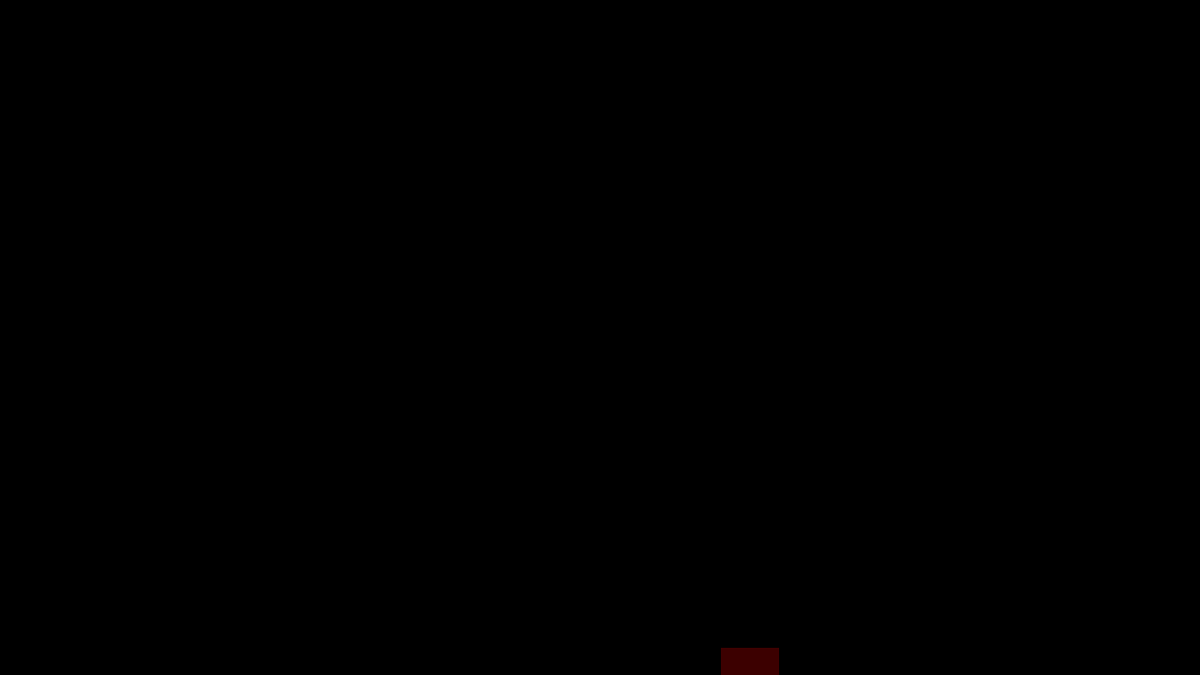
Frame 1 (no input)
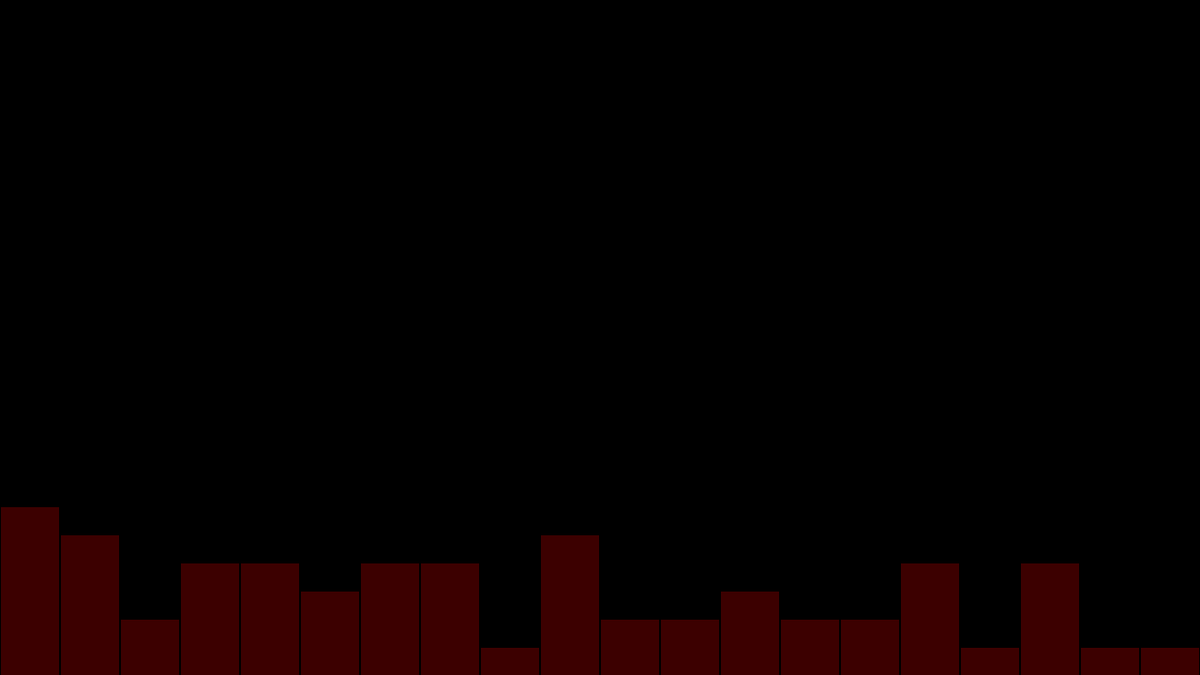
Frame 60 (the mouse pressed at the canvas centre just before this capture)
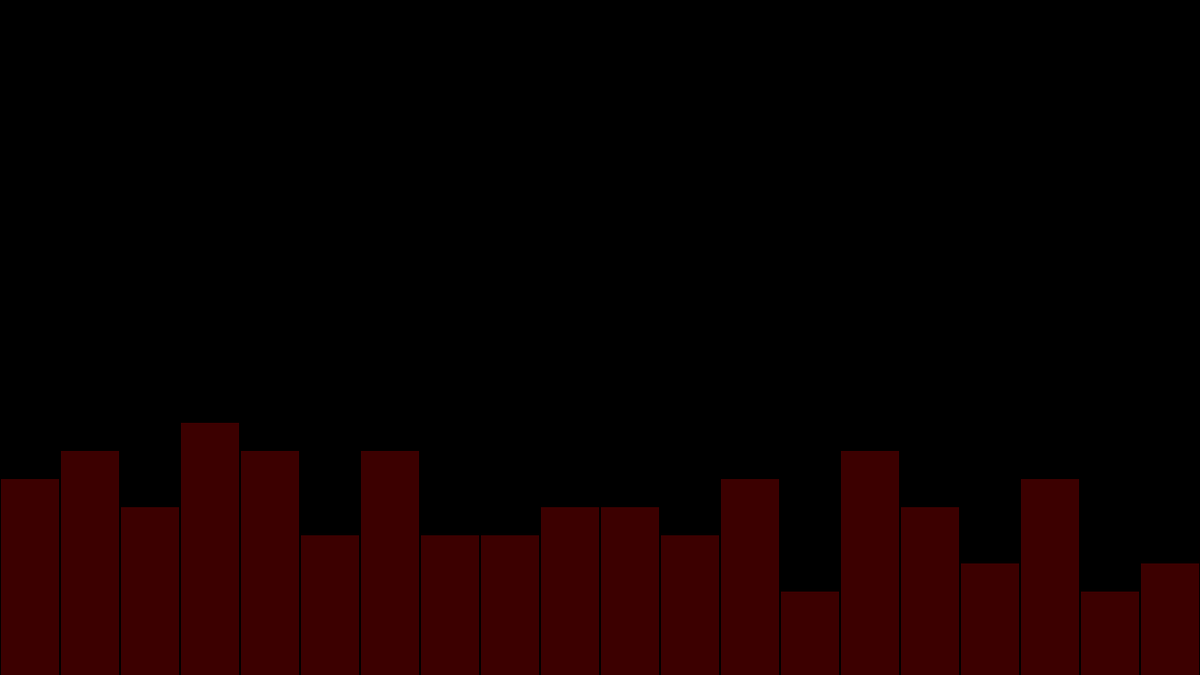
Frame 120 (the mouse held since frame 60 and released just before this capture)

The Processing sketch that drew these frames (run headless with seeded random() and noise(); from frame 60 on, the mouse is pressed at the canvas centre):

// Processing sketch: processing_159463
// ── processing_159463.pde

int[] randomCounts;
color[] randomColors;

void setup() {
  size(1280, 720);
  randomCounts = new int[20];  
  randomColors = new color[20];
  for (int x = 0; x < randomColors.length; x++) {
    randomColors[x] = color(60, 0, 0);
  }
  background(0);
}

void draw() {
  int index = int(random(randomCounts.length));
  randomCounts[index] = randomCounts[index] + 30;
  stroke(0);
  int w = width/randomCounts.length;
  for (int x = 0; x < randomCounts.length; x++) {
    if (randomCounts[x] > height) {
      randomCounts[x] = 0;
      
      int red = int(red(randomColors[x])) + 60;
      if(red > 255){
        red = red - 255;    
      }      
      randomColors[x] = color(red, 0, 0);
      //println(x + " " + red(randomColors[x]));
      fill(red(randomColors[x]));
    } else {
      fill(randomColors[x]);
    }
    rect(x * w, height - randomCounts[x], w-1, randomCounts[x]);
  }
}
